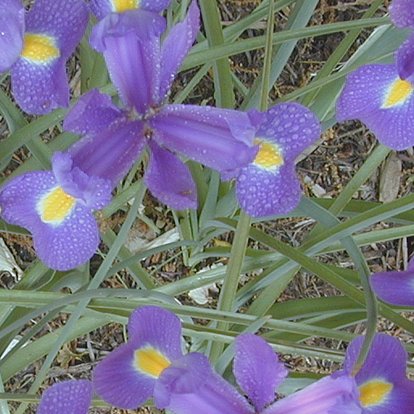
%> input picture EE415/In Class/11-03/Fig0635(top_ left_flower).tif, 414 x 414 px, shrunk from 513 x 513 before the run
$ octave fig6_35.m   (GNU Octave 9; MATLAB toolbox functions it lacks are replaced by stand-ins)
%> lines starting %> are read from the running program, lines starting %| are printed output that depends on the picture; in (x1, y1, x2, y2) boxes, pixels count from 0 and x2, y2 are one past the last pixel; in counts of white or black regions, pixels touching at a corner belong together; the program's own positions count from 1
%> further down, a is the input picture: size 414x414x3 uint8; mean R, G, B 119.4, 116.7, 134.7
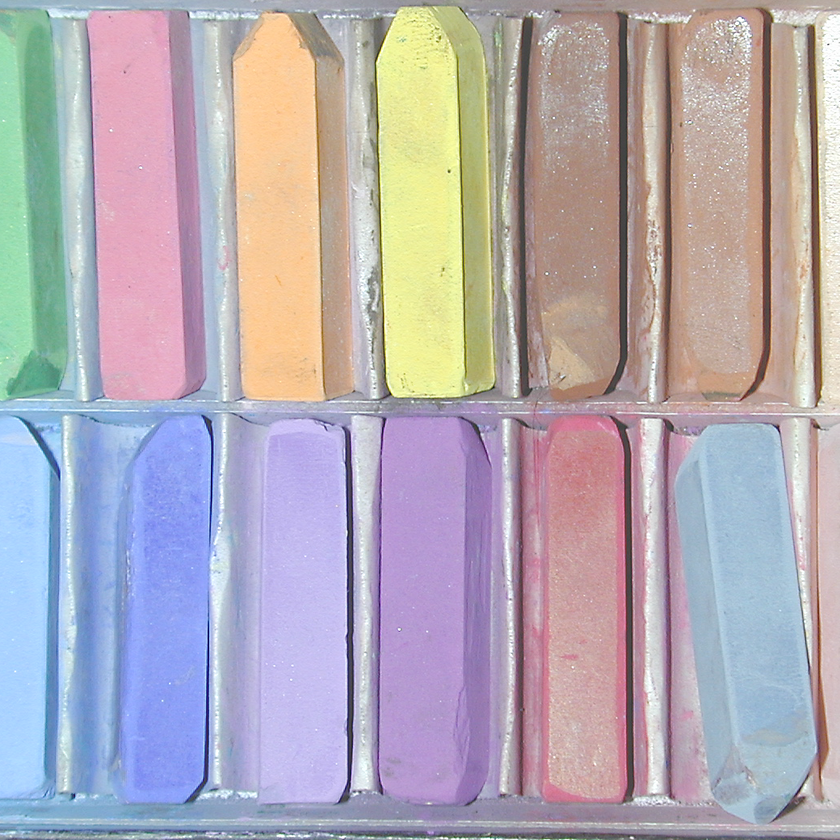
%> input picture EE415/In Class/11-03/Fig0635(middle_row_left_chalk ).png, 840 x 840 px, shrunk from 1040 x 1040 before the run
%> further down, c is the input picture: size 840x840x3 uint8; mean R, G, B 178.9, 171.2, 180
### EE415/Project 10/xx_rgb2hsi.m
%% Convert RGB image to HSI components
%%
%%   hsi = xx_rgb2hsi(rgb)
%%
%% Will accept RGB image of either uint8 or double class.
%% It returns HSI components (double).  All components are
%% normalized to the range 0 to 1.

function hsi = xx_rgb2hsi(rgb)

  if strcmp(class(rgb), 'uint8')
    rgb = double(rgb)/255;
  end

  hsi = zeros(size(rgb));

  % Compute hue
  hue = zeros(size(rgb(:,:,1)));
%> hue: size 840x840 double; every value is 0
  den = sqrt((rgb(:,:,1)-rgb(:,:,2)).^2 + ...
             (rgb(:,:,1)-rgb(:,:,3)).*(rgb(:,:,2)-rgb(:,:,3)));
  num = 0.5*((rgb(:,:,1)-rgb(:,:,2))+(rgb(:,:,1)-rgb(:,:,3)));

  % Skip den == 0 points
  ind = den ~= 0;
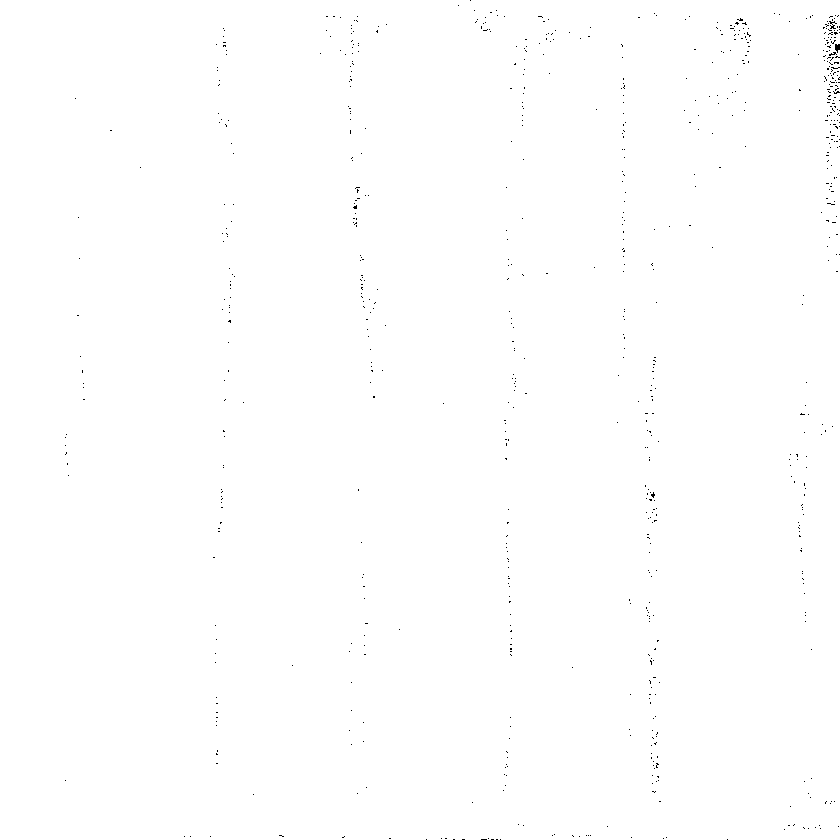
%> ind: size 840x840 logical; 99.8% white; black in thin lines or dots
  hue(ind) = acos(num(ind)./den(ind))/(2*pi);

  % acosd returns values between 0 and 180, adjust for full range
  ind = rgb(:,:,3) > rgb(:,:,2);
%> ind: size 840x840 logical; 60% white; 973 black regions (855 under 20 px), largest, box (x1, y1, x2, y2) and area: (191, 0, 840, 821) 236823, (0, 8, 87, 401) 27111, (548, 594, 620, 797) 6148
  hue(ind) = 1 - hue(ind);

  hsi(:,:,1) = hue;

  % Compute intensity (value)
  val = sum(rgb, 3)/3;
  hsi(:,:,3) = val;

  % Compute saturation
  sat = zeros(size(hue));
  ind = (val ~= 0);
%> ind: size 840x840 logical; every value is 1
  mrgb = min(rgb,[],3);
  sat(ind) = 1 - mrgb(ind) ./ val(ind);
  hsi(:,:,2) = sat;

end

### EE415 Digital Image Processing/Project 11/xx_hsi2rgb.m
%% Convert HSI components to RGB image.
%%
%%   rgb = xx_hsi2rgb(hsi)
%%
%% Will accept HSI matrix of either uint8 or double class.
%% It returns RGB image of class double.

function rgb = xx_hsi2rgb(hsi)

  if strcmp(class(hsi), 'uint8')
    hsi = double(hsi)/255;
  end

  m = size(hsi,1);
%> m = 840
  n = size(hsi,2);
%> n = 840

  red = zeros(m,n);
  grn = zeros(m,n);
  blu = zeros(m,n);

  % Extract hue, sat, val
  hue = hsi(:,:,1)*360;
  sat = hsi(:,:,2);
  val = hsi(:,:,3);
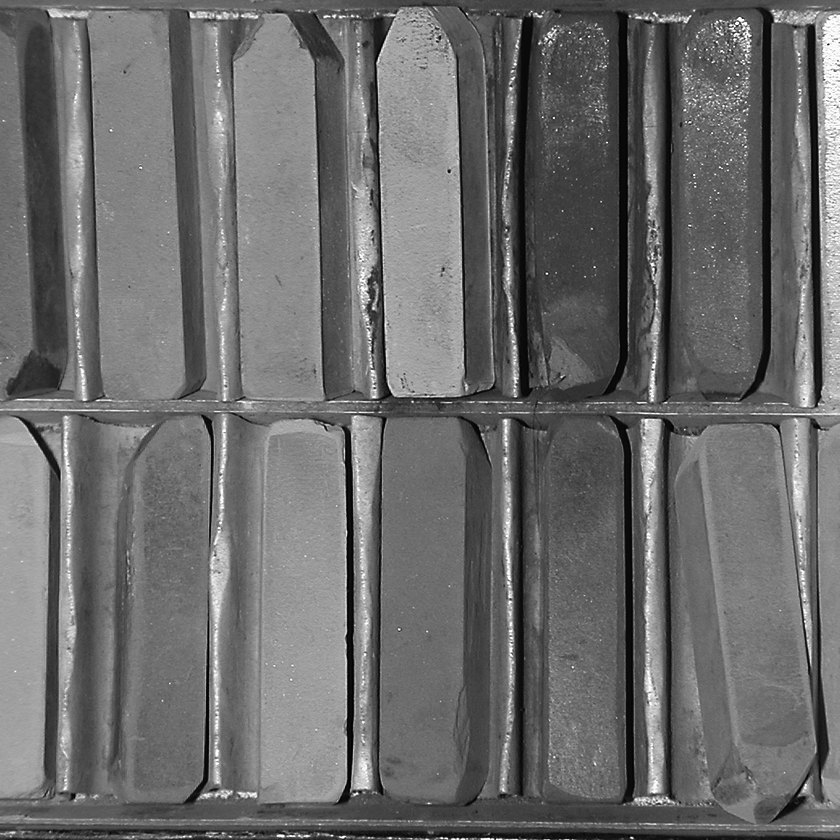
%> val: size 840x840 double; min 0.000936, max 1, mean 0.423

  % RG Sector
  ind = and(hue>=0,hue<120);
%> ind: size 840x840 logical; 34.6% white; 1004 white regions (901 under 20 px), largest, box (x1, y1, x2, y2) and area: (210, 0, 840, 821) 229537, (548, 594, 620, 797) 6148, (646, 697, 658, 761) 327
  blu(ind) = val(ind).*(1 - sat(ind));
  red(ind) = val(ind).*(1 + sat(ind).*cosd(hue(ind)) ./ cosd(60 - hue(ind)));
  grn(ind) = 3*val(ind) - red(ind) - blu(ind);

  % GB Sector (hue = hue - 120)
  ind = and(hue>=120,hue<240);
%> ind: size 840x840 logical; 31.8% white; 1010 white regions (932 under 20 px), largest, box (x1, y1, x2, y2) and area: (0, 0, 456, 840) 170775, (674, 423, 817, 826) 41987, (354, 195, 378, 328) 1499
  red(ind) = val(ind).*(1 - sat(ind));
  grn(ind) = val(ind).*(1 + sat(ind).*cosd(hue(ind)-120) ./ cosd(180 - hue(ind)));
  blu(ind) = 3*val(ind) - red(ind) - grn(ind);

  % BR Sector (hue = hue - 240)
  ind = and(hue>=240,hue<=360);
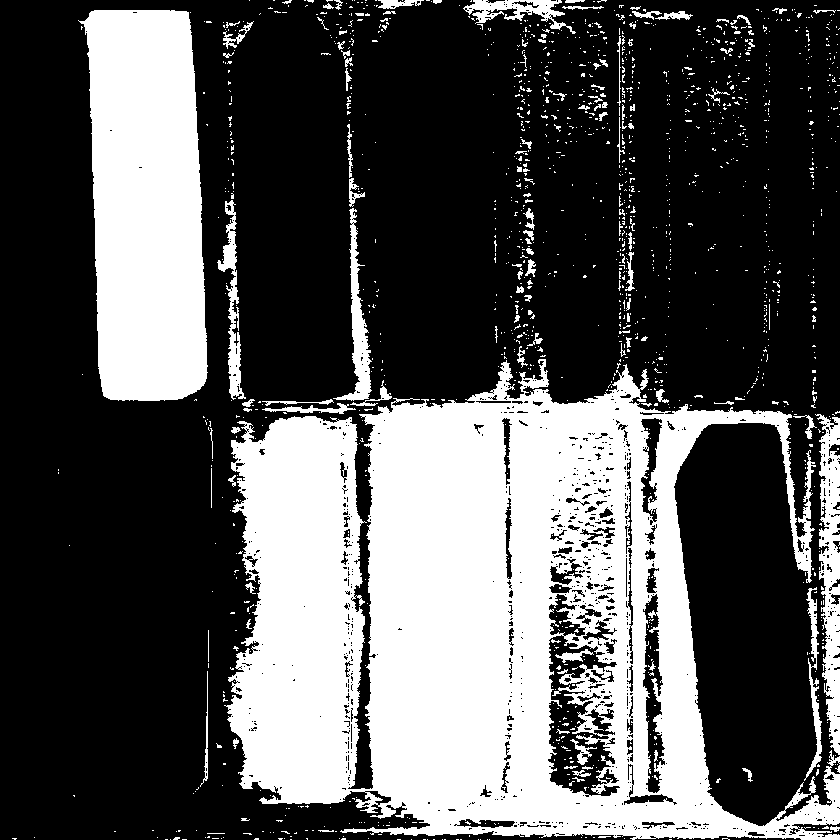
%> ind: size 840x840 logical; 33.6% white; 1511 white regions (1389 under 20 px), largest, box (x1, y1, x2, y2) and area: (224, 359, 840, 840) 173393, (78, 10, 208, 401) 41357, (815, 414, 840, 755) 4760
  grn(ind) = val(ind).*(1 - sat(ind));
  blu(ind) = val(ind).*(1 + sat(ind).*cosd(hue(ind)-240) ./ cosd(300 - hue(ind)));
  red(ind) = 3*val(ind) - grn(ind) - blu(ind);

  rgb = reshape([red grn blu],[size(red) 3]);

end

### EE415/In Class/11-03/fig6_35.m
a = imread('Fig0635(top_ left_flower).tif');

figure(1);
imshow(a);

b = .5*(1-cos(pi*(double(a)/255)));

figure(2);
imshow(b);

c = imread('Fig0635(middle_row_left_chalk ).png');

figure(3);
imshow(c);

A = 2.5;
d = (double(c)/255).^A;

figure(4);
imshow(d);

hsi = xx_rgb2hsi(c);

B = .5;
hsi(:,:,3) = hsi(:,:,3).^A;
hsi(:,:,2) = hsi(:,:,2).^B;

d = xx_hsi2rgb(hsi);

figure(5);
imshow(d);
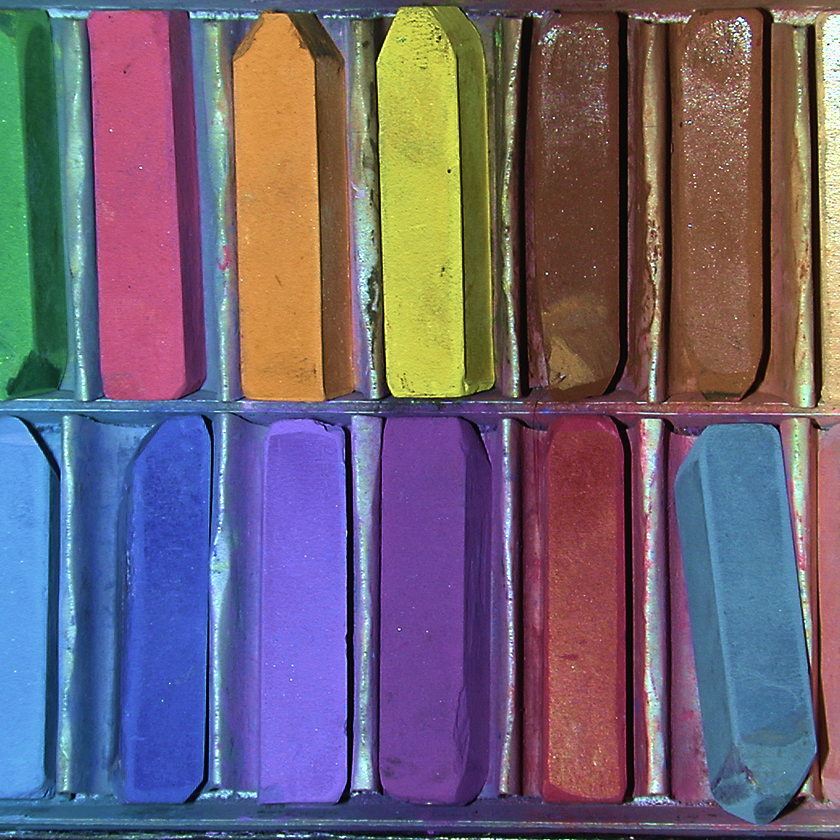
%> displayed picture: size 840x840x3, on the screen's scale of 0 to 255; mean R, G, B 110.6, 98.2, 114.7

e = imread('Fig0635(bottom_left_stream).tif');
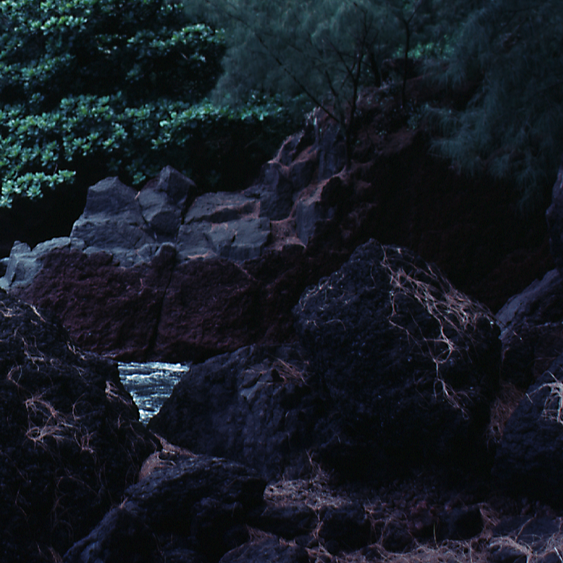
%> input picture EE415/In Class/11-03/Fig0635(bottom_left_stream).tif, 563 x 563 px, shrunk from 697 x 697 before the run
%> e is the input picture: size 563x563x3 uint8; mean R, G, B 21.9, 27.5, 35.9
figure(6);
imshow(e);

C = .5;
f = (double(e)/255).^C;
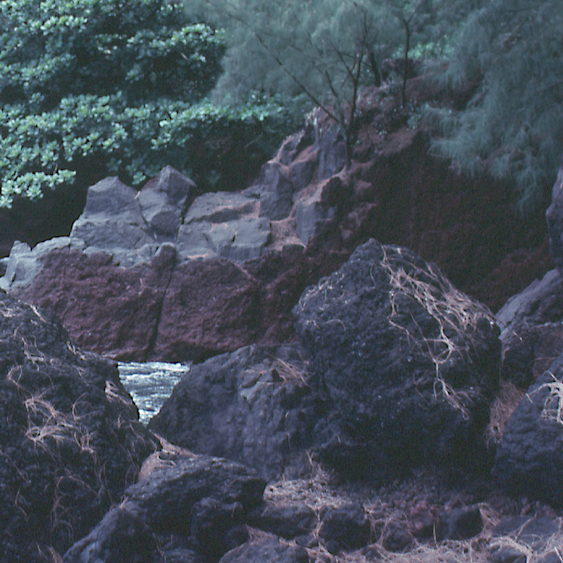
%> f: size 563x563x3 double; mean R, G, B 0.273, 0.307, 0.352

figure(7);
imshow(f);
